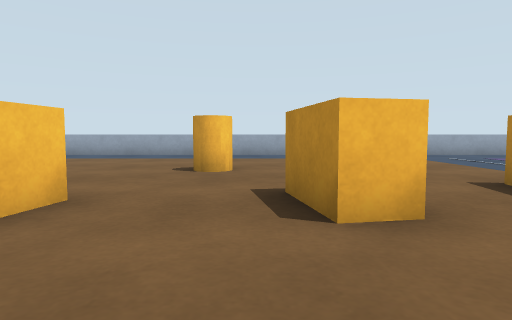
[1] (above)

24 first-person views from a walk through a Gazebo world. The camera is 0.62 m above the floor, tilts 4° down and sees 75° across. The floor is counted in squares, 1 m on a side. Each view is taken from the middle of a square. On the plan, view 1 faces up. The plan holds only what a view shows up to about 10 squares ahead; the rest is blank. The robots in the file are not drawn.

[2]
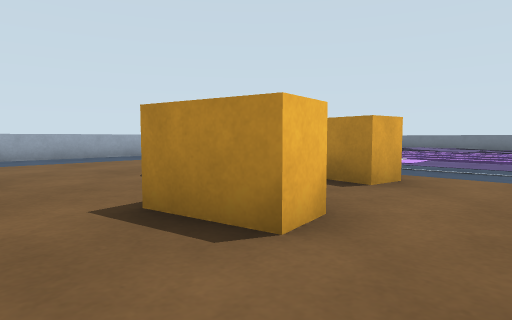

[3]
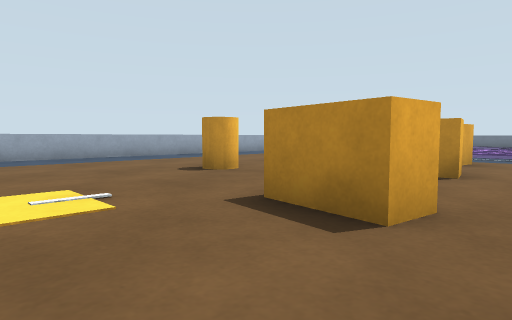

[4]
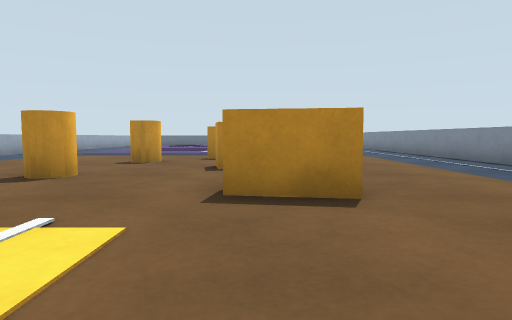

[5]
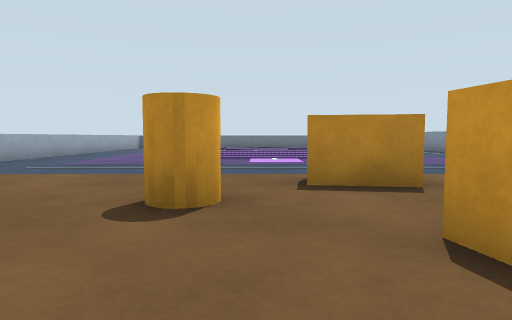

[6]
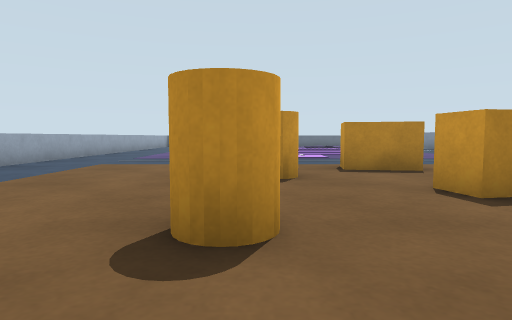

[7]
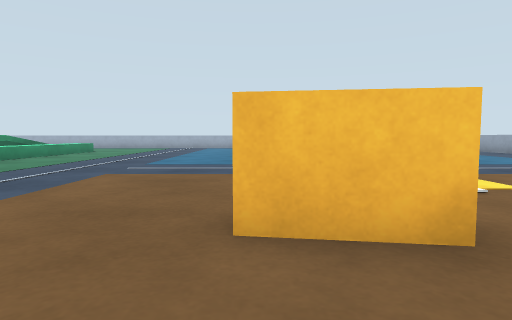

[8]
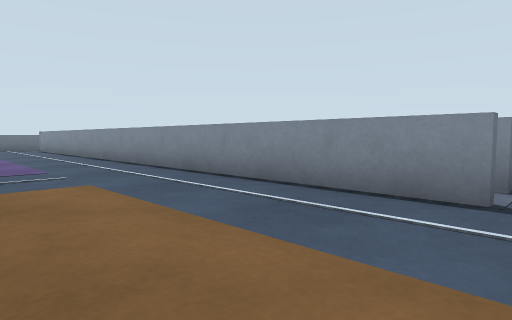

[9]
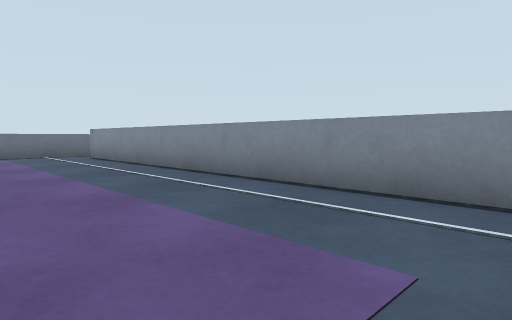

[10]
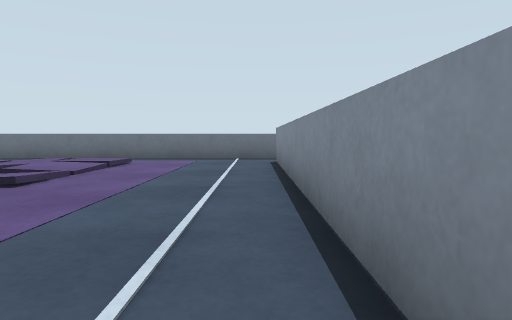

[11]
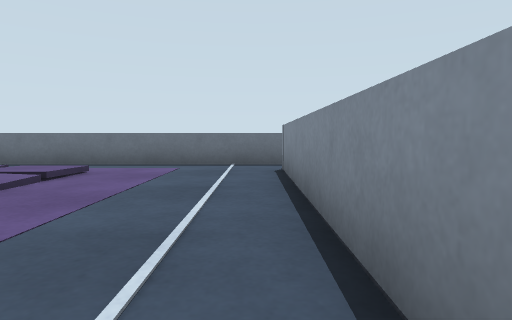

[12]
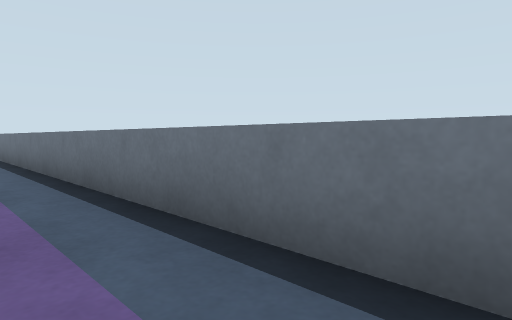

[13]
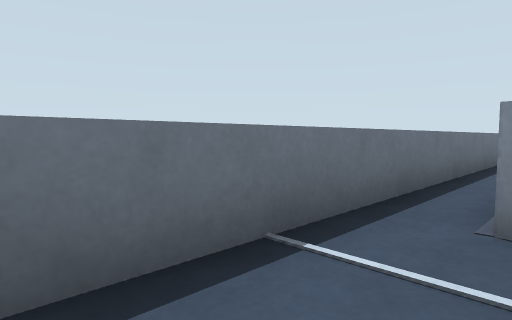

[14]
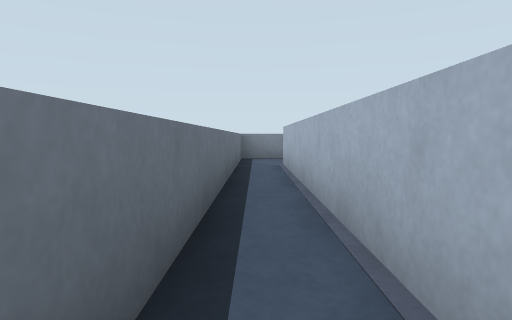

[15]
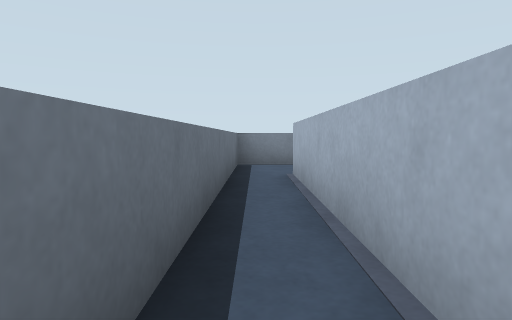

[16]
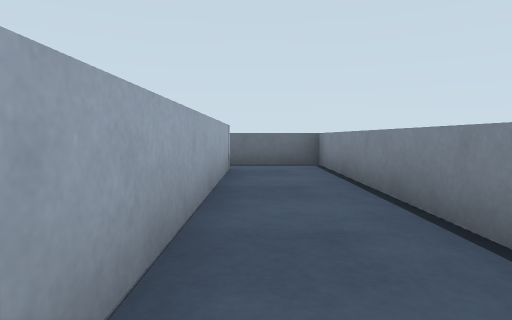

[17]
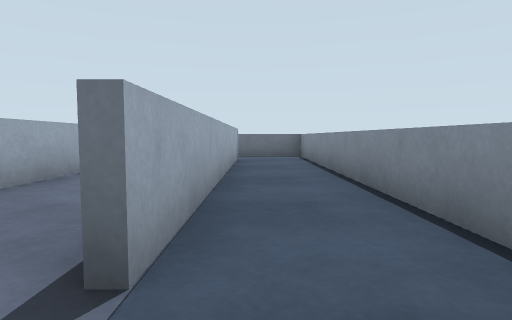

[18]
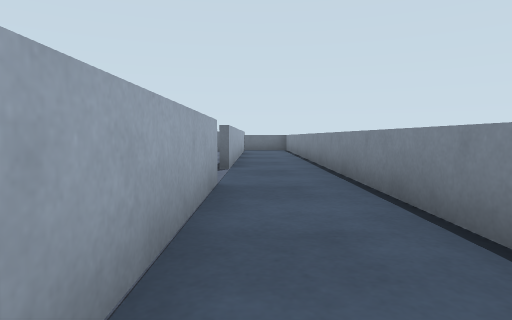

[19]
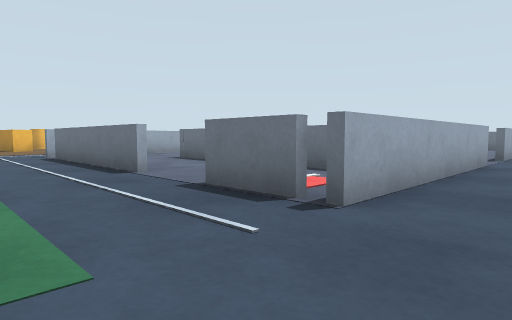

[20]
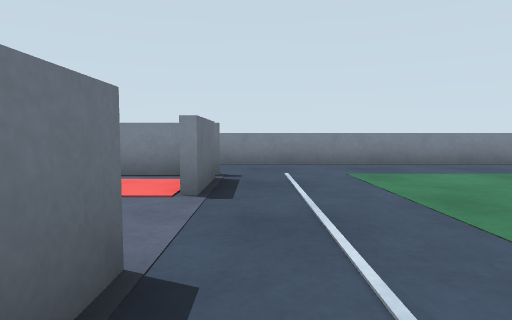

[21]
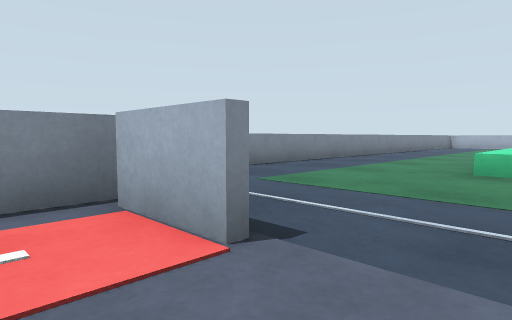

[22]
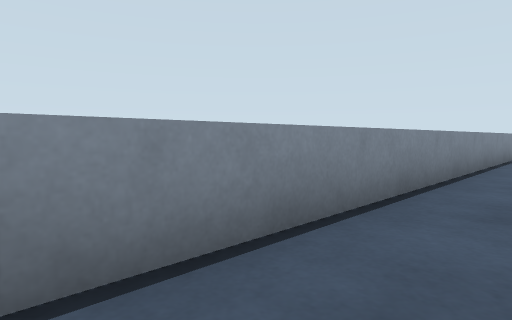

[23]
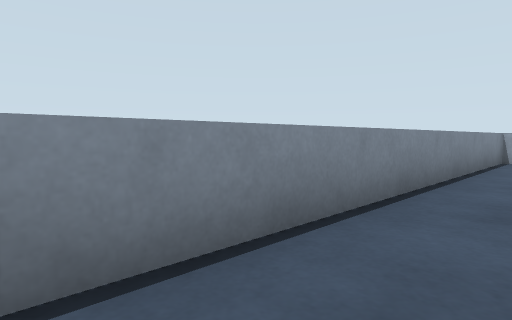

[24]
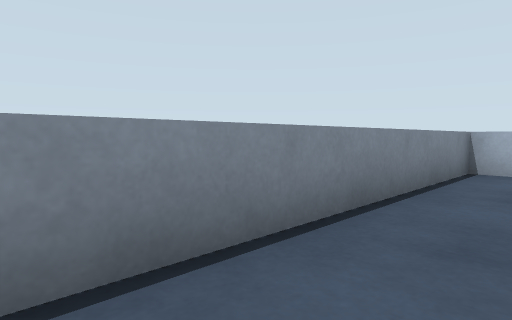

### Floor plan
Points are (right, up) in squares from view 1. A wall is a line through its corners. A room is listed if a view was taken in it or the views show most of it. See-through windows are left out.
Room 1 (views 1, 2, 3, 4, 5, 6, 7, 8, 9, 10, 11, 12, 13, 14, 15, 16, 17, 18, 19, 20, 22, 23, 24)
walls: (0.5, -2.5) (16.5, -2.5); (0.6, -8.6) (0.6, -3.5); (0.6, -12) (0.6, -10.4); (6.5, -12.5) (0.5, -12.5); (16.4, -5.8) (16.4, -12.5) (8.2, -12.5)
low walls: (-1.1, 11.4) (-3.6, 11.4); (3.8, -14.4) (17.4, -14.4) (17.4, 10.8); (9, 11.4) (0.4, 11.4); (-18.4, -13.8) (-18.4, -14.4) (0.9, -14.4)
ways out: opening at (1, -9.5) to room 2; opening at (8, -12)
objects: green box (-10, -5) to (-9, -5); orange box (-3, 2) to (-2, 3); orange cylinder (-1, 6); orange box (1, 3) to (1, 4); orange cylinder (2, 6); orange box (3, 3) to (4, 4)
Room 2 (view 21)
walls: (3.4, -6.6) (3.4, -5.4); (0.8, -10.4) (0.8, -12); (3.4, -10.5) (3.4, -10); (0.5, -12.3) (2.2, -12.3)
ways out: opening at (1, -9.5) to room 1

Positions as (right, up) in squares from view 1, and headings:
1: (0, 0), facing up
2: (-1, 1), facing up-right
3: (-5, 1), facing up-right
4: (-6, 3), facing right
5: (-1, 5), facing right
6: (-3, 6), facing right
7: (0, 2), facing left
8: (0, 1), facing down-right
9: (6, 1), facing down-right
10: (8, -2), facing right
11: (10, -2), facing right
12: (16, 0), facing up-right
13: (16, 0), facing down-right
14: (17, -5), facing down
15: (17, -7), facing down
16: (10, -13), facing right
17: (7, -13), facing right
18: (2, -13), facing right
19: (-2, -14), facing up-right
20: (0, -7), facing down
21: (2, -9), facing down-left
22: (-3, -13), facing down-left
23: (-9, -13), facing down-left
24: (-12, -13), facing down-left
